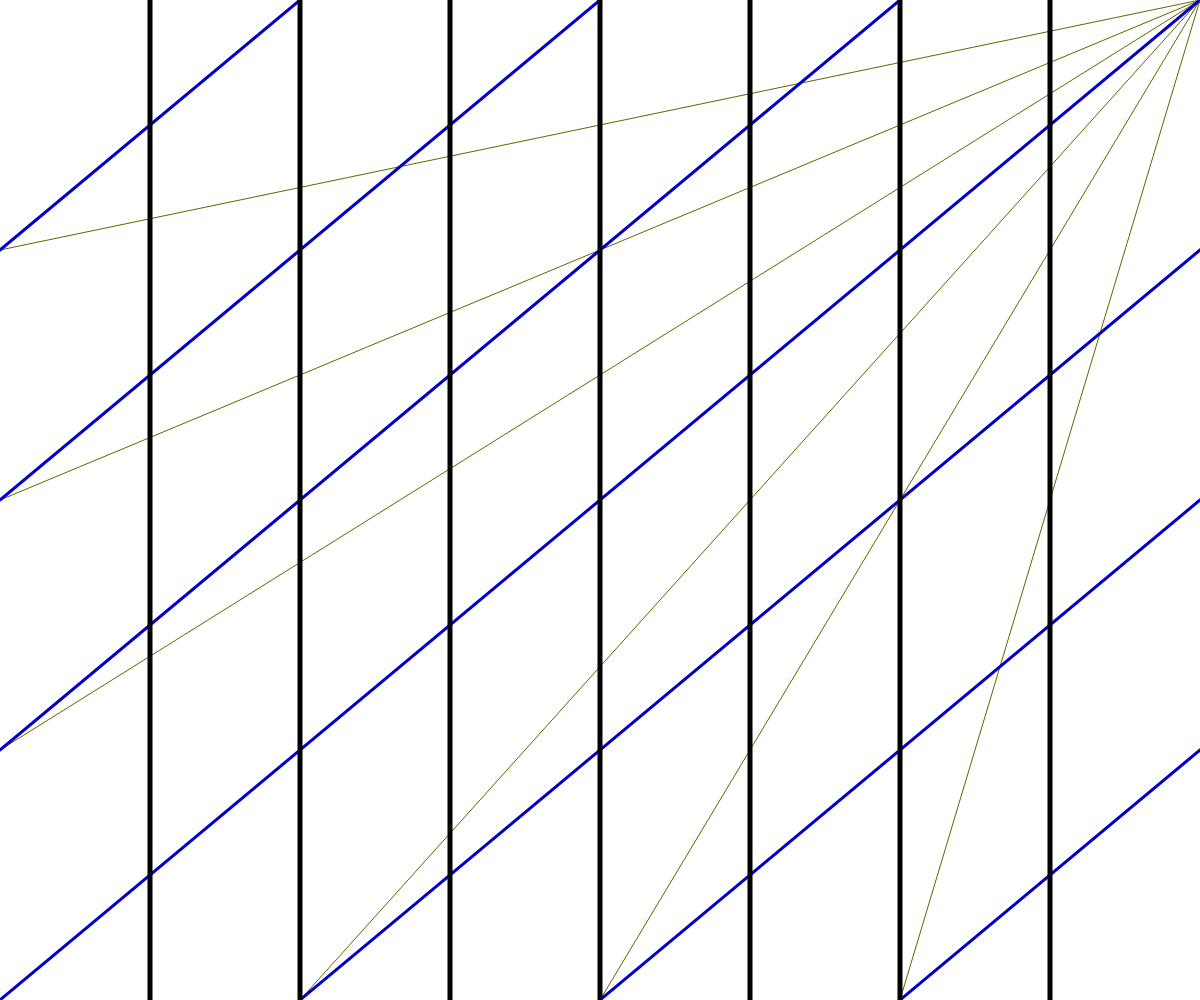
Frame 1 (no input)
Frame 60 (no input): identical to frame 1, image omitted
Frame 120 (the mouse pressed at the canvas centre since frame 60): identical to frame 1, image omitted

The p5.js sketch that drew this single still picture (run headless with seeded random() and noise() and a simulated clock; from frame 60 on, the mouse is pressed at the canvas centre):

// p5.js sketch
// ── sketch.js
function setup() {
    createCanvas(windowWidth, windowHeight);
  }

strokeSize = 1;
i = 1;
console.log("print to console");


  function draw() {
    background(255);

    // Bronze thin lines
    stroke(100, 100, 0);
    strokeWeight(strokeSize);
    while (i <= 4) {
      line(windowWidth, 0, 0, i * windowHeight/4);
      i = i + 1;
    }
    i = 3;
    while (i >= 1) {
      line(windowWidth, 0, i * windowWidth/4, windowHeight);
      i = i - 1;
    }

    // Blue thick lines
    strokeSize = strokeSize + 2;
    stroke(0, 0, 200);
    strokeWeight(strokeSize);
    i = 1;
    while (i <= 7) {
      line(0, i * windowHeight/4, i * windowWidth/4, 0);
      i++;
    }

    // Black, very thick lines
    strokeSize = strokeSize + 2;
    stroke(0, 0, 0);
    strokeWeight(strokeSize);
    i = 1;
    while (i <= 7) {
      line(i * windowWidth/8, 0, i * windowWidth/8, windowHeight);
      i++;
    }
    strokeSize = 1;
    i = 1;
  }
